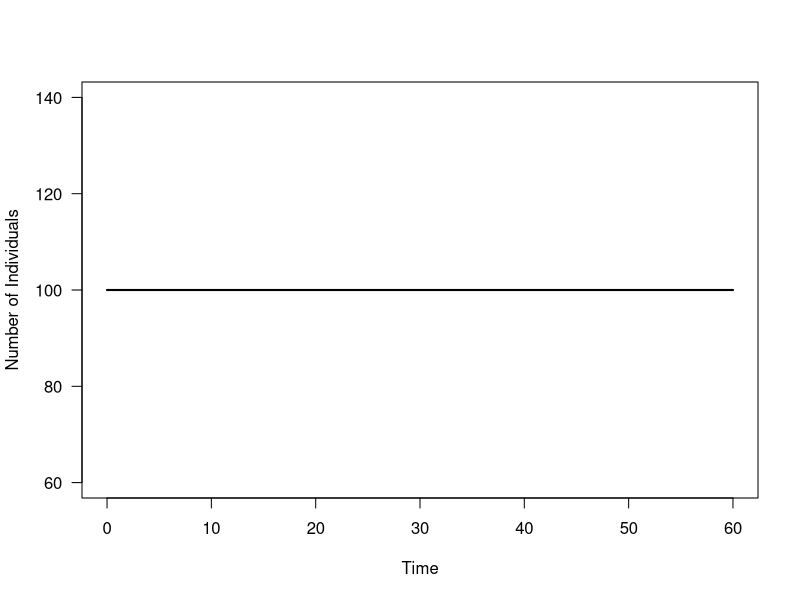
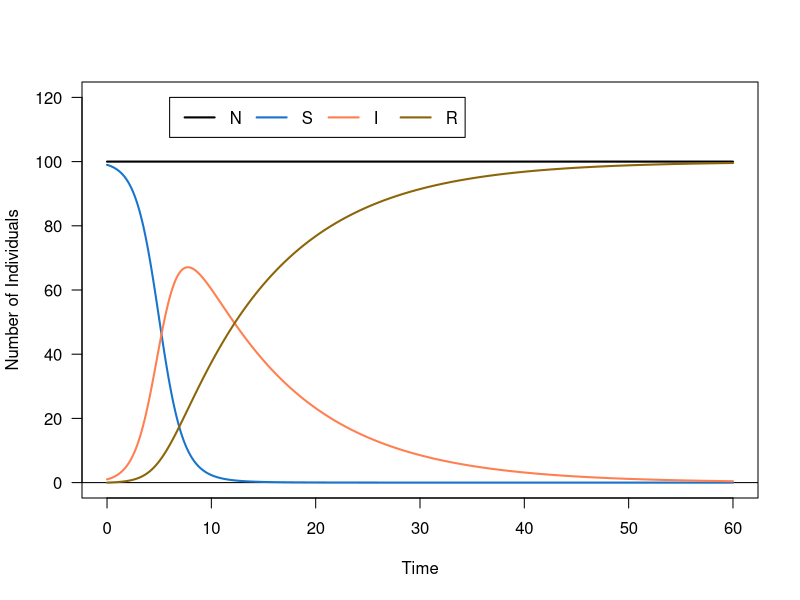
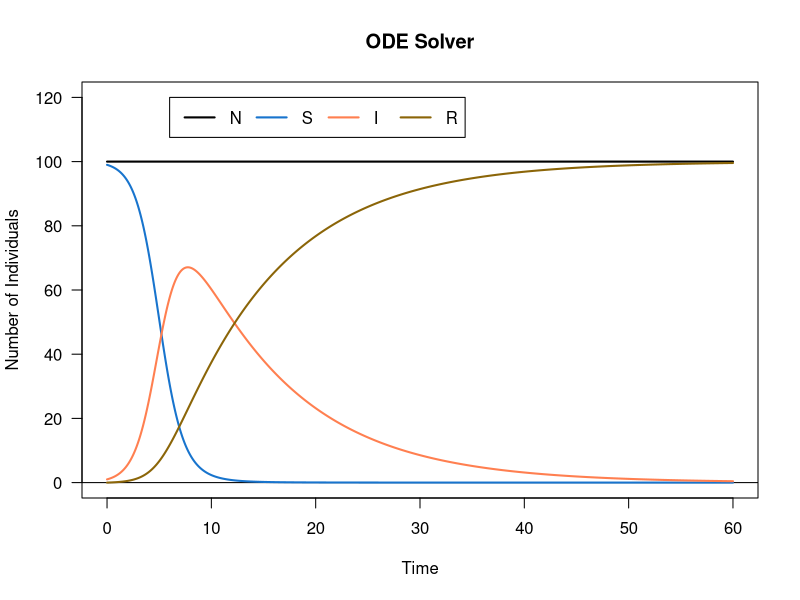
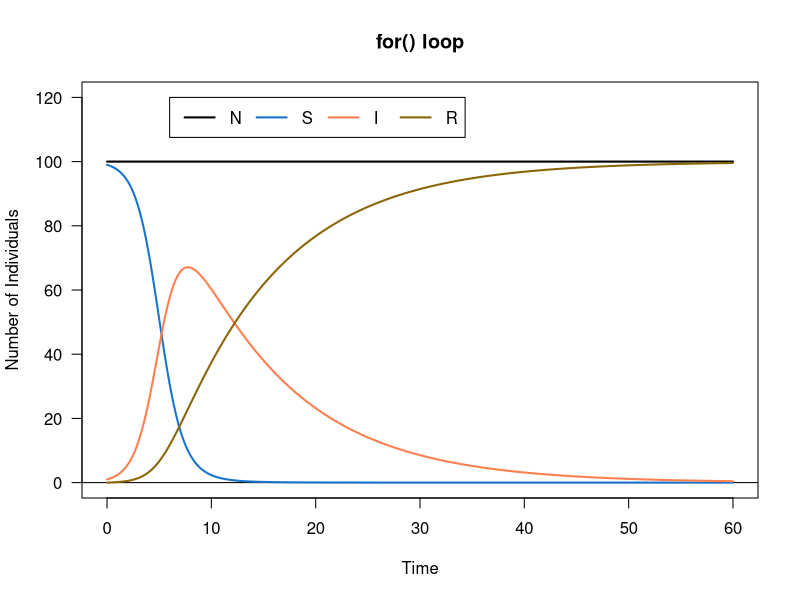
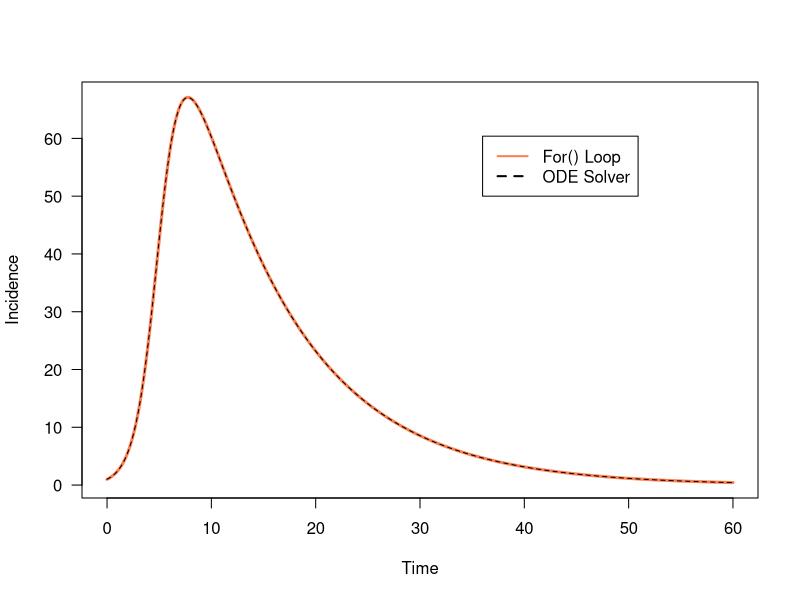
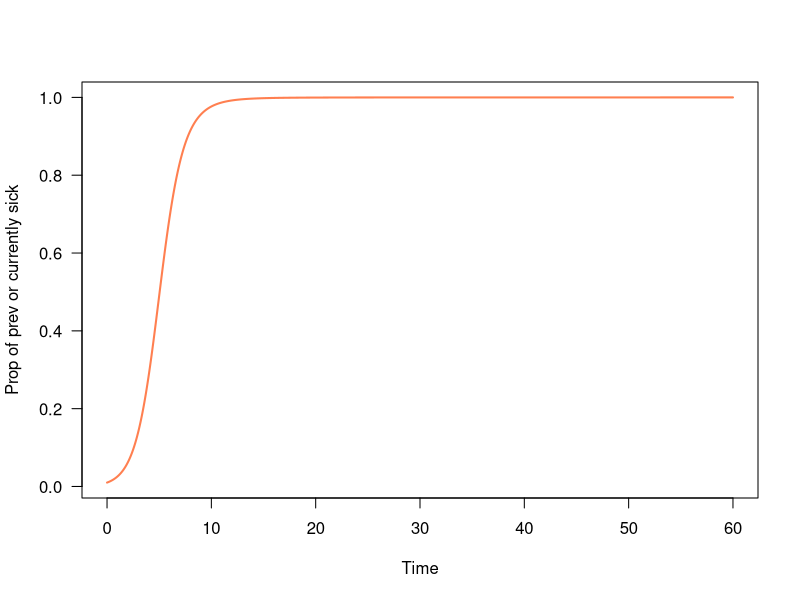
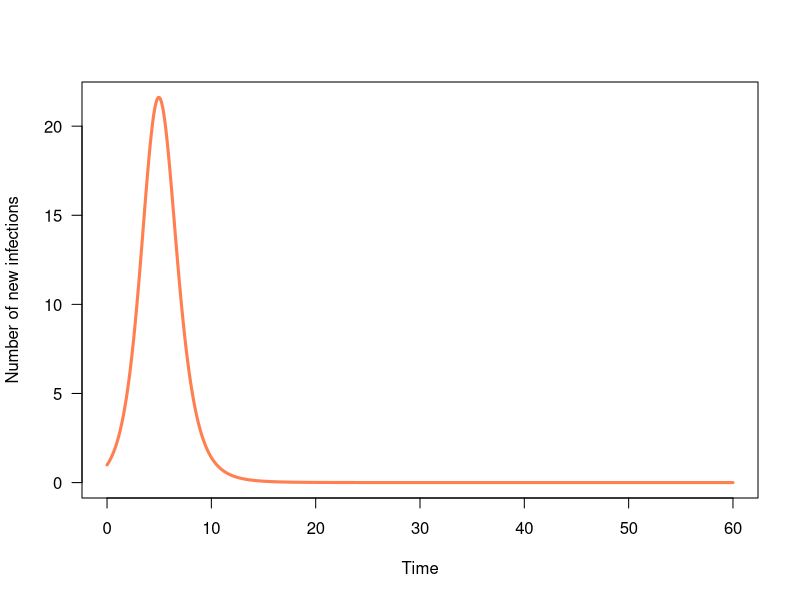
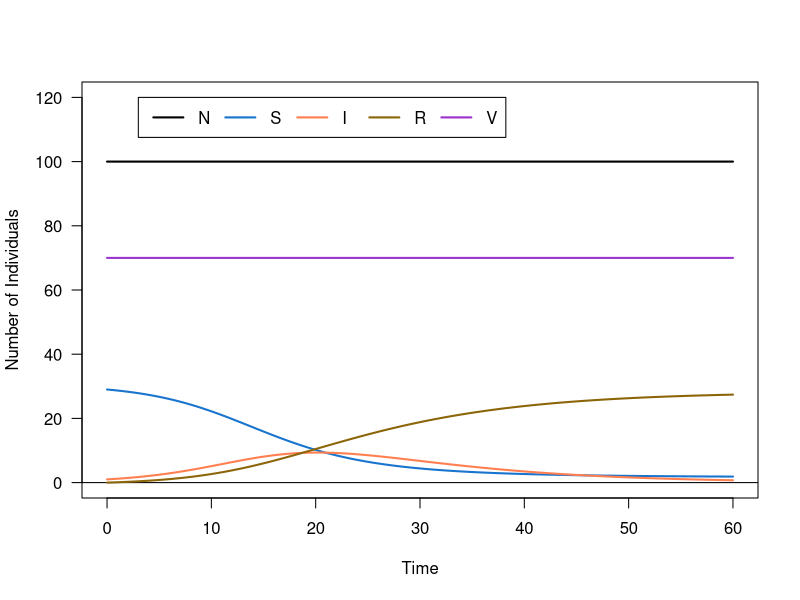

Here is the R script that generated these plots, in order:
## ---- chunk 1
knitr::opts_chunk$set(echo = TRUE)
## ---- chunk 2
#install.packages("deSolve", dependencies = T)
## ---- chunk 3
library(deSolve)
require(deSolve) # remember you can use either library() or require()
## ---- chunk 4
beta <- 0.01   # infection rate
gamma <- 0.1  # recovery rate

## ---- chunk 5
# total population
N <- 100   

# initial conditions for infected. 1 person is infected
I0 <- 1		

# everyone except our infected person
S0 <- N - I0	

# no one is recoevered because no one has seen it before
R0 <- 0 	
## ---- chunk 6
# time series
tset <- seq(from = 0, to = 60, length.out = 20000)

# set up empty box for population
N.simu1 <- NaN*tset
N.simu1[1] <- N

# set up empty box for infected
I.simu1 <- NaN*tset
I.simu1[1] <- I0

# set up empty box for S
S.simu1 <- NaN*tset
S.simu1[1] <- S0

# set up empty box for R
R.simu1 <- NaN*tset
R.simu1[1] <- 0
## ---- chunk 7
# set up for loop i in 2 because we have initial conditions
for(i in 2:length(tset)){
  # delta t (length of time steps)
	dt <- tset[i]-tset[i-1]
	
	# assigning to single object
	S <- S.simu1[i-1]
	I <- I.simu1[i-1]
	R <- R.simu1[i-1]
	
	# equations!!!
	dS <- (-beta*S*I)*dt
	dI <- (beta*S*I-gamma*I)*dt
	dR <- (gamma*I)*dt
	dN <- dS+dI+dR  
	
	# classic last step- add our change to the previous value
	S.simu1[i] <- S + dS
	I.simu1[i] <- I + dI
	R.simu1[i] <- R + dR
	N.simu1[i] <- N + dN
}
## ---- chunk 8
head(S.simu1)
tail(S.simu1)
## ---- chunk 9
Ncol <- 'black'
Scol <- 'dodgerblue3'
Icol <- 'coral'
Rcol <- 'darkgoldenrod4'
## ---- chunk 10
plot(x = tset, y = N.simu1, 
     type = 'l', 
     col = Ncol, 
     las = 1, 
     lwd = 2, 
     xlab = 'Time', ylab = 'Number of Individuals')
## ---- chunk 11
sd(N.simu1) #should be zero
N.simu1[length(tset)] #should be 100 bc no change
## ---- chunk 12
# base plot with population size
plot(x = tset, y = N.simu1, 
     type = 'l', 
     col = Ncol, 
     las = 1, 
     lwd=2, 
     xlab = 'Time', ylab = 'Number of Individuals', 
     ylim = c(0,N*1.2))

# make a line that crosses at 0
abline(h = 0)

# line for S over time
lines(x = tset, y = S.simu1, col = Scol, lwd = 2)
# line for I over time
lines(x = tset, y = I.simu1, col = Icol, lwd = 2)
# line for R over time
lines(x = tset, y = R.simu1, col = Rcol, lwd = 2)

# build legend
legend(x = max(tset)*0.1, y = N*1.2, 
       lwd = 2, 
       legend = c('N', 'S', 'I', 'R'),
       col = c(Ncol, Scol, Icol, Rcol), 
       horiz = TRUE)
## ---- chunk 13
sir.fun <- function (t, x, params) { 
  # population sizes
  S <- x[1] 
  I <- x[2]
  R <- x[3]
  N <- x[4]
  
  # parameters
  beta <- params[1] 
  gamma <- params[2] 
  
  # change in population size over change in time
  dSdt <- -beta*S*I #no *dt
  dIdt <- (beta*S*I)-(gamma*I)
  dRdt <- gamma*I
  dNdt <- dSdt+dIdt+dRdt  
  
  # function outputs
  return(list(c(dSdt, dIdt, dRdt, dNdt)))
}
## ---- chunk 14
# total population size
N0 <- 100 

# initial number infected
I0 <- 1 

# initial number susceptible
S0 <- N - I0 

# initial number recovered
R0 <- 0 

# named vector of initial values
initial_values <- c(S = S0, I = I0, R = R0, N = N)
## ---- chunk 15
# infectivity rate
beta <- 0.01 

# recovery rate
gamma <- 0.1 

# vector of parameters
parameters <- c(beta, gamma)
## ---- chunk 16
times <- seq(from = 0, to = 60, length.out = 20000)
## ---- chunk 17
results <- lsoda(initial_values, times, sir.fun, parameters)
## ---- chunk 18
head(results)
## ---- chunk 19
# plot N from ODE solver
plot(x = results[, "time"], y = results[, "N"], 
     # line modifications
     type = 'l', col = Ncol, las = 1, lwd = 2, 
     # y-axis limits
     ylim = c(0, N*1.2), 
     # labels
     xlab = 'Time', ylab = 'Number of Individuals', 
     main = "ODE Solver")

# add a horizontal line at 0
abline(h = 0)

# plot S, I, and R from ODE solver
lines(x = results[, "time"], y = results[, "S"], col = Scol, lwd = 2)
lines(x = results[, "time"], y = results[, "I"], col = Icol, lwd = 2)
lines(x = results[, "time"], y = results[, "R"], col = Rcol, lwd = 2)

# add a legend
legend(x = max(tset)*0.1, y = N*1.2, 
       lwd= 2, 
       legend = c('N', 'S', 'I', 'R'),
       col = c(Ncol, Scol, Icol, Rcol), 
       horiz = TRUE)
## ---- chunk 20
# plot N.simu1 from for() loop
plot(x = tset, y = N.simu1, 
     # line modifications
     type = 'l', col=Ncol, las = 1, lwd=2, 
     # y-axis limits
     ylim = c(0, N*1.2), 
     # labels
     xlab = 'Time', ylab = 'Number of Individuals', main = "for() loop")

# add a horizontal line at 0
abline(h = 0)

# plot S.simu1, I.simu1, and R.simu1 from for() loop
lines(x = tset, y = S.simu1, col = Scol, lwd = 2)
lines(x = tset, y = I.simu1, col = Icol, lwd = 2)
lines(x = tset, y = R.simu1, col = Rcol, lwd = 2)

# add a legend
legend(x = max(tset)*0.1, y = N*1.2, 
       lwd = 2,
       legend = c('N', 'S', 'I', 'R'),
       col = c(Ncol, Scol, Icol, Rcol), 
       horiz = TRUE)
## ---- chunk 21
# plot I.simu1 from for() loop
plot(x = tset, y = I.simu1, 
     type = 'l', las = 1, col = Icol, lwd = 3, 
     xlab = 'Time', ylab = 'Incidence')

# plot I from ODE solver
lines(x = results[, "time"], y = results[, "I"], 
      col = 'black', lwd = 1, lty = 2)

# add a legend
legend(x = max(tset)*0.6, y = max(I.simu1)*0.9, 
       lwd = 2,
       legend = c('For() Loop', 'ODE Solver'), 
       col = c(Icol, 'black'), 
       lty = c(1, 2))
## ---- chunk 22
# for() loop run time
for.loop.time <- system.time(
  for(i in 2:length(tset)){
    dt <- tset[i]-tset[i-1]
    S <- S.simu1[i-1] 
    I <- I.simu1[i-1]
    R <- R.simu1[i-1]
    dS <- (-beta*S*I)*dt
    dI <- (beta*S*I-gamma*I)*dt
    dR <- (gamma*I)*dt
    dN <- dS+dI+dR 
    S.simu1[i] <- S + dS
    I.simu1[i] <- I + dI
    R.simu1[i] <- R + dR
    N.simu1[i] <- N + dN
  }
)

# ODE run time
ode.time <- system.time(
  lsoda(initial_values, times, sir.fun, parameters)
)

# Compare
for.loop.time
ode.time
## ---- chunk 23

max(I.simu1)
## ---- chunk 24
(I+R)/N
plot(x=tset, y= (I.simu1+R.simu1)/N.simu1,
     type= 'l', las=1, col=Icol, lwd=2,
     xlab='Time', ylab='Prop of prev or currently sick')

#pull the value
(N- S.simu1[length(tset)])/N


## ---- chunk 25
plot(x=tset, y=(beta*S.simu1*I.simu1),
     type='l', las=1, col=Icol, lwd=3,
     xlab= 'Time', ylab='Number of new infections')

New_infections <- beta*S.simu1*I.simu1
max_NI <- max(New_infections)
#need to pull max value
for(i in 1:length(tset)){
  if (New_infections[i]==max_NI){
    Time_max_ni <- tset[i]
  }
}

Time_max_ni
## ---- chunk 26
p <- 0.7
## ---- chunk 27
# set up vaccinated class
V <- N*p 

# set up init conditions for susceptibles
S0 <- N - V - I0 # HINT: Why is this the same as N*(1-p)-I0?

# holding vectors and initial conditions
N.simu2 <- NaN*tset; N.simu2[1] <- N
S.simu2 <- NaN*tset; S.simu2[1] <- S0
I.simu2 <- NaN*tset; I.simu2[1] <- I0
R.simu2 <- NaN*tset; R.simu2[1] <- N - I0 - S0 - V

# 
for(i in 2:length(tset)){
  # 
	dt <- tset[i]-tset[i-1]
	
	# set up our previous values as clean object
	S <- S.simu2[i-1]
	I <- I.simu2[i-1]
	R <- R.simu2[i-1]
	
	# equations
	dS <- (-beta*S*I)*dt
	dI <- (beta*S*I-gamma*I)*dt
	dR <- (gamma*I)*dt
	dN <- dS+dI+dR  
	
	# 
	S.simu2[i] <- S + dS
	I.simu2[i] <- I + dI
	R.simu2[i] <- R + dR
	N.simu2[i] <- N + dN
}
## ---- chunk 28
head(S.simu2)
tail(N.simu2)
## ---- chunk 29
# assign color for vaccinated line
Vcol <- 'darkorchid3'

# plot N.simu2: output of model with vaccination
plot(x = tset, y = N.simu2, 
     type = 'l', col = Ncol, las = 1, lwd = 2, 
     xlab = 'Time', ylab = 'Number of Individuals',
     ylim = c(0, N*1.2))

# add horizontal line at 0
abline(h = 0)

# plot susceptibles
lines(x = tset, y = S.simu2, col = Scol, lwd = 2)
# plot infected individuals
lines(x = tset, y = I.simu2, col = Icol, lwd = 2)
# plot recovered individuals
lines(x = tset, y = R.simu2, col = Rcol, lwd = 2)
# plot vaccinated individuals
lines(x = tset, y = rep(V,length(tset)), col = Vcol, lwd = 2)

# add a legend
legend(x = max(tset)*0.05, y = N*1.2, 
       lwd = 2, 
       legend = c('N','S','I','R','V'),
       col = c(Ncol, Scol, Icol, Rcol, Vcol), 
       horiz = TRUE)
## ---- chunk 30
# plot I.simu1 from the unvaccinated population
plot(x = tset, y = I.simu1, 
     col = Icol, type = 'l', lwd = 2, las = 1, 
     xlab = 'Time', ylab = 'Incidence')

# plot I.simu2 from the 70% vaccinated population
lines(x = tset, y = I.simu2, col = 'black', lwd = 2)

# add a legend
legend(x = max(tset)*0.6, y = max(I.simu1)*.9, 
       lwd = 2,
       legend = c('Unvacc.', '70% Vacc'),
       col = c(Icol, 'black'))
## ---- chunk 31
# plot I.simu1 from the unvaccinated population
plot(x = tset, y = S.simu1, 
     col = Icol, type = 'l', lwd = 2, las = 1, 
     xlab = 'Time', ylab = 'Susceptibles')

# plot I.simu2 from the 70% vaccinated population
lines(x = tset, y = S.simu2, col = 'black', lwd = 2)

# add a legend
legend(x = max(tset)*0.6, y = max(S.simu1)*.9, 
       lwd = 2,
       legend = c('Unvacc.', '70% Vacc'),
       col = c(Icol, 'black'))
## ---- chunk 32
p_2 <- 0.8
# set up vaccinated class
V2 <- N*p_2 

# set up init conditions for susceptibles
S0 <- N - V2 - I0 # HINT: Why is this the same as N*(1-p)-I0?

# holding vectors and initial conditions
N.simu3 <- NaN*tset; N.simu3[1] <- N
S.simu3 <- NaN*tset; S.simu3[1] <- S0
I.simu3 <- NaN*tset; I.simu3[1] <- I0
R.simu3 <- NaN*tset; R.simu3[1] <- N - I0 - S0 - V2

# 
for(i in 2:length(tset)){
  # 
	dt <- tset[i]-tset[i-1]
	
	# set up our previous values as clean object
	S <- S.simu3[i-1]
	I <- I.simu3[i-1]
	R <- R.simu3[i-1]
	
	# equations
	dS <- (-beta*S*I)*dt
	dI <- (beta*S*I-gamma*I)*dt
	dR <- (gamma*I)*dt
	dN <- dS+dI+dR  
	
	# outputs
	S.simu3[i] <- S + dS
	I.simu3[i] <- I + dI
	R.simu3[i] <- R + dR
	N.simu3[i] <- N + dN
}

plot(x = tset, y = I.simu3, 
     type = 'l', col = Ncol, las = 1, lwd = 2, 
     xlab = 'Time', ylab = 'Incidence',
     ylim = c(0, N*1.2))

# add horizontal line at 0
abline(h = 0)

# plot susceptibles
lines(x = tset, y = I.simu1, col = 'dodgerblue', lwd = 2)
# plot infected individuals
lines(x = tset, y = I.simu2, col = 'red', lwd = 2)
# plot recovered individuals
lines(x = tset, y = I.simu3, col = 'green', lwd = 2)

# add a legend
legend(x = max(tset)*0.05, y = N*1.2, 
       lwd = 2, 
       legend = c('Unvacc','70% vacc', '80% vacc'),
       col = c('dodgerblue', 'red', 'green'), 
       horiz = TRUE)
## ---- chunk 33
head(S.simu3)
tail(N.simu3)
## ---- chunk 34
R0 <- beta * N / gamma

# Why are we using N in place of S in the above formulation? everyone is suceptible so N=S
## ---- chunk 35
p_crit <- 1 - 1/R0
## ---- chunk 36
# set initial conditions
V3 <- N*p_crit   
S0 <- N - V3 - I0  

# create holding vectors and fill with initial conditions
N.simu4 <- NaN*tset; N.simu4[1] <- N
S.simu4 <- NaN*tset; S.simu4[1] <- S0
I.simu4 <- NaN*tset; I.simu4[1] <- I0
R.simu4 <- NaN*tset; R.simu4[1] <- N - I0 - S0 - V3

# for each timestep
for(i in 2:length(tset)){
  # calculate change in time
	dt <- tset[i]-tset[i-1]
	
	# assign S, I, and R
	S <- S.simu4[i-1]
	I <- I.simu4[i-1]
	R <- R.simu4[i-1]
	
	# calculate change in size of each stage
	dS <- (-beta*S*I)*dt
	dI <- (beta*S*I-gamma*I)*dt
	dR <- (gamma*I)*dt
	dN <- dS+dI+dR  
	
	# calculate total size of each stage and store in holding vector
	S.simu4[i] <- S + dS
	I.simu4[i] <- I + dI
	R.simu4[i] <- R + dR
	N.simu4[i] <- N + dN
}
## ---- chunk 37

## ---- chunk 38
# plot N.simu4
plot(x = tset, y = N.simu4, 
     type = 'l', col = Ncol, las = 1, lwd = 2, 
     xlab = 'Time', ylab = 'Number of Individuals', 
     ylim = c(0,N*1.2))

# add a horizontal line at 0
abline(h = 0)

# plot susceptibles
lines(x = tset, y = S.simu4, col = Scol, lwd = 2)
# plot infected individuals
lines(x = tset, y = I.simu4, col = Icol, lwd = 2)
# plot recovered individuals
lines(x = tset, y = R.simu4, col = Rcol, lwd = 2)
# plot vaccinated individuals
lines(x = tset, y = rep(V3, length(tset)), col = Vcol, lwd = 2)

# add a legend
legend(x = max(tset)*0.05, y = N*1.2, 
       lwd = 2,
       legend = c('N', 'S', 'I', 'R', 'V'),
       col = c(Ncol, Scol, Icol, Rcol, Vcol), 
       horiz = TRUE)
## ---- chunk 39
# plot S.simu4
plot(x = tset, y = S.simu4, 
     type = 'l', col = Scol, las = 1, lwd = 2, 
     xlab = 'Time', ylab = 'Number of Individuals', 
     ylim = c(0, max(S.simu4)*1.2))

# add a horizontal line at 0
abline(h = 0)

# plot I.simu4
lines(x = tset, y = I.simu4, col = Icol, lwd = 2)
# plot R.simu4
lines(x = tset, y = R.simu4, col = Rcol, lwd = 2)

# add a legend
legend(x = max(tset)*0.1, y = max(S.simu4)*1.2, 
       lwd = 2,
       legend = c('S','I','R'), 
       col = c(Scol, Icol, Rcol), 
       horiz = TRUE)
## ---- chunk 40
# plot infected individuals from unvaccinated population
plot(x = tset, y = I.simu1, 
     col = Icol, type = 'l', lwd = 2, las = 1, 
     xlab = 'Time', ylab = 'Incidence')

# plot infected individuals from 70% vaccinated population
lines(x = tset, y = I.simu2, col = 'black', lwd = 2)
# plot infected individuals from 80% vaccinated population
lines(x = tset, y = I.simu3, col = 'blue', lwd = 2)
# plot infected individuals from 90% vaccinated population
lines(x = tset, y = I.simu4, col = 'orchid', lwd = 2)

# add a legend
legend(x = max(tset)*0.6, y = max(I.simu1)*.9, 
       lwd = 2,
       legend = c('Unvacc.', '70% Vacc', '80% Vacc', '90% Vacc'),
       col = c(Icol, 'black', 'blue', 'orchid'))
## ---- chunk 41
# 
beta_set <- seq(from = 0.001, to = 0.1, length.out = 100)

# 
R0_set <- beta_set*N/gamma

# 
p_crit_set <- 1 - 1/R0_set  
## ---- chunk 42
plot(x = beta_set, y = R0_set, 
     type = 'l', las = 1, lwd = 2, 
     xlab = 'Infectiousness (beta)', ylab = 'Basic Reproductive Number (R_0)')
## ---- chunk 43
plot(x = beta_set, y = p_crit_set, 
     type = 'l', las = 1, lwd = 2,
     xlab = 'Infectiousness (beta)', ylab = 'Critical Vaccination Rate (p_crit)')
## ---- chunk 44
# create a vector of values for N over which to calculate R0
Nset <- seq(from = 0, to = 100, length.out = 100)

# calculate R0 for each value of N
R0_set.N <- beta*Nset/gamma

# plot R0 as a function of N
plot(x = Nset, y = R0_set, 
     type = 'l', las = 1, lwd = 2,
     xlab = 'Population size (N)', ylab = 'Basic Reproductive Number (R_0)')

## ---- chunk 45
###########################################################
# 1a. With a black line: beta = 0.01, gamma = 0.1, p = 0 #
###########################################################


##########################################################
# 1b. With a blue line: beta = 0.05, gamma = 0.1, p = 0 #
##########################################################


###########################################################
# 1c. With a green line: beta = 0.01, gamma = 0.3, p = 0 #
###########################################################


## ---- chunk 46
# do work here

# output values here as well as writing them below
## ---- chunk 47
############################################################
# Unvaccinated black line: beta = 0.01, gamma = 0.1, p = 0 #
# Vaccinated blue line: beta = 0.01, gamma = 0.1, p = 0.9  #
############################################################


############################################################
# Unvaccinated black line: beta = 0.05, gamma = 0.1, p = 0 #
# Vaccinated blue line: beta = 0.05, gamma = 0.1, p = 0.98 #
############################################################


#############################################################
# Unvaccinated black line: beta = 0.01, gamma = 0.3, p = 0  # 
# Vaccinated green line: beta = 0.01, gamma = 0.3, p = 0.70 #
#############################################################



## ---- chunk 48
# work here

# plot of $R_0$ (y-axis) vs. Infectiousness (x-axis)

# plot of $p$ (y-axis) vs. Infectiousness (x-axis)

## ---- chunk 49
# work here

# plot of $R_0$ (y-axis) vs. Recovery time (x-axis)

# plot of $p$ (y-axis) vs. Recovery time (x-axis)

## ---- chunk 50
# work here

# plot of $R_0$ (y-axis) vs. population size (x-axis)

# plot of $p$ (y-axis) vs. population size (x-axis)
